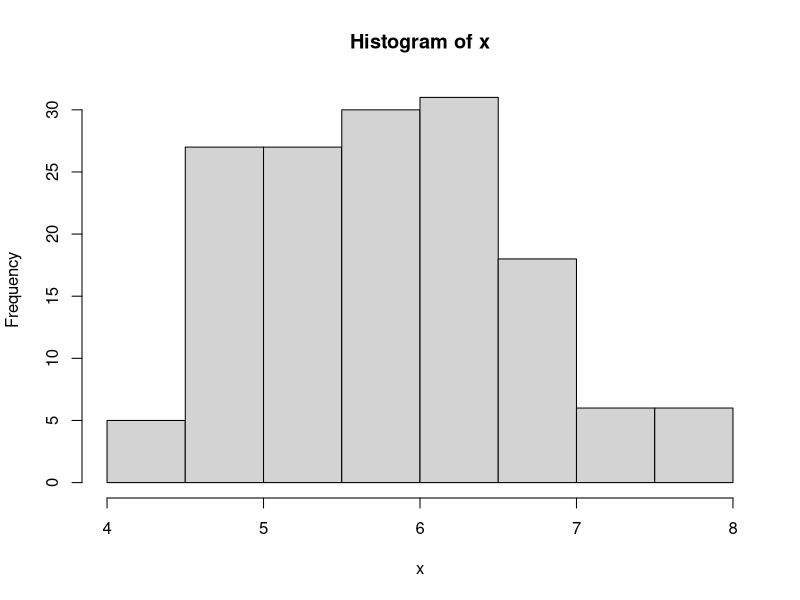

Generate this figure with R: (Note: this script raises an error after producing the figure.)
install.packages("tidyverse")

require(ggplot2)
require(reshape2)

data(iris)
x <- iris$Sepal.Length

hist(x)
ggplot(data = x, aes(x = x)) +
  geom_histogram(aes(y = ..density..))

rm(x)
ggplot(data = iris, aes(x = Sepal.Length)) +
  geom_histogram(aes(y = ..density..))

ggplot(data = iris, aes(x = Sepal.Length, 
                        y = Petal.Length)) +
  geom_point()

ggplot(data = iris, aes(x = Sepal.Length, 
                        y = Petal.Length,
                        colour = Species)) +
  geom_point() +
  labs(title = "Botánica", colour = "Especie de iris") +
  xlab("Longitud de sépalo") +
  ylab("Longitud de pétalo")

install.packages("GGally")
require(GGally)

ggpairs(data = iris, aes(colour = Species, alpha = 0.7))

ggplot(data = iris) +
  geom_bin2d(aes(x = Sepal.Length,
                 y = Petal.Length))

ggplot(data = iris, aes(x = Species, y = Sepal.Length)) +
  geom_boxplot() + 
  geom_jitter() +
  coord_flip()

modificacion <- melt(iris, id = "Species")
head(modificacion)

ggplot(data = modificacion, aes(x = Species,
                                y = value,
                                fill = variable)) +
  geom_boxplot()

modificacion2 <- cbind.data.frame(scale(iris[-5]),
                                  iris$Species)
names(modificacion2)[5] <- "Species"
modificacion2 <- melt(modificacion2, id = "Species")

ggplot(data = modificacion2, aes(x = variable,
                                 y = value,
                                 fill = Species)) +
  geom_boxplot() +
  geom_jitter(alpha = 0.1, aes(colour = Species))

ggplot(data = iris, aes(x = Sepal.Length,
                        y = Petal.Length)) +
  geom_point() +
  geom_smooth(method = "lm") +
  geom_density2d()

ggplot(iris, aes(x = Species, y = Sepal.Length,
                 fill = Species)) +
  geom_violin() +
  geom_boxplot(alpha = 0.3) +
  geom_jitter()

matriz <- cor(iris[,-5])
ggplot(data = melt(matriz), aes(x = Var1, y = Var2,
                                fill = value)) +
  geom_bin2d()

set.seed(123)
mapita <- matrix(data = runif(n = 250*300), nrow = 250)

ggplot(data = melt(mapita), aes(x = Var1, y = Var2,
                                colour = value)) +
  geom_point() +
  scale_color_continuous(low = "red", high = "yellow")

set.seed(123)
X <- cbind(runif(n = 1e4, -2, 2), runif(n = 1e4, -2, 2))
plot(X, pch = '.')
indice <- (X[,1]^2 + X[,2]^2) < 2 * 
  (1 - cos(atan2(X[,2], X[,1])))^(1/2)
points(X[indice,], pch = 14, col = "red")

X <- data.frame(x1 = X[,1], x2 = X[,2],
                dentro = factor(ifelse(indice, 
                                       "si", "no")))

ggplot(data = X, aes(x = x1, y = x2, colour = indice)) +
  geom_point(size = 3) +
  scale_color_manual(values = c("black", "purple"))
